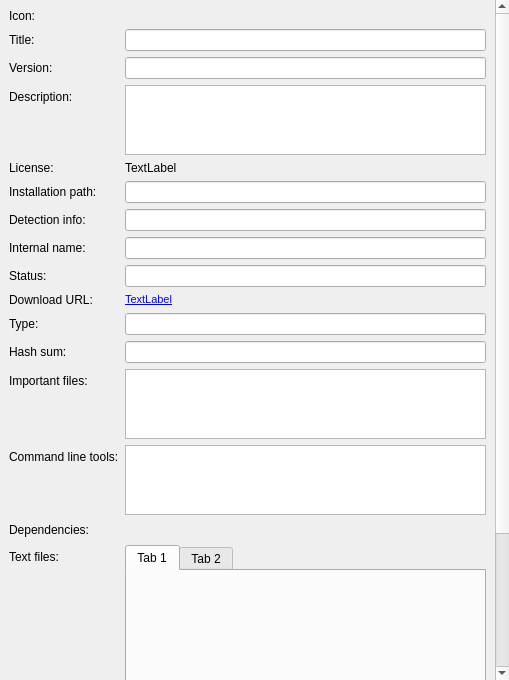
<?xml version="1.0" encoding="UTF-8"?>
<ui version="4.0">
 <class>PackageVersionForm</class>
 <widget class="QWidget" name="PackageVersionForm">
  <property name="geometry">
   <rect>
    <x>0</x>
    <y>0</y>
    <width>509</width>
    <height>680</height>
   </rect>
  </property>
  <property name="windowTitle">
   <string>Form</string>
  </property>
  <layout class="QVBoxLayout" name="verticalLayout">
   <property name="leftMargin">
    <number>0</number>
   </property>
   <property name="topMargin">
    <number>0</number>
   </property>
   <property name="rightMargin">
    <number>0</number>
   </property>
   <property name="bottomMargin">
    <number>0</number>
   </property>
   <item>
    <widget class="QScrollArea" name="scrollArea">
     <property name="frameShape">
      <enum>QFrame::NoFrame</enum>
     </property>
     <property name="widgetResizable">
      <bool>true</bool>
     </property>
     <widget class="QWidget" name="scrollAreaWidgetContents">
      <property name="geometry">
       <rect>
        <x>0</x>
        <y>0</y>
        <width>493</width>
        <height>820</height>
       </rect>
      </property>
      <layout class="QFormLayout" name="formLayout">
       <property name="fieldGrowthPolicy">
        <enum>QFormLayout::AllNonFixedFieldsGrow</enum>
       </property>
       <item row="0" column="0">
        <widget class="QLabel" name="label_6">
         <property name="text">
          <string>Icon:</string>
         </property>
        </widget>
       </item>
       <item row="0" column="1">
        <widget class="QLabel" name="labelIcon">
         <property name="text">
          <string/>
         </property>
        </widget>
       </item>
       <item row="1" column="0">
        <widget class="QLabel" name="label">
         <property name="text">
          <string>Title:</string>
         </property>
         <property name="buddy">
          <cstring>lineEditTitle</cstring>
         </property>
        </widget>
       </item>
       <item row="1" column="1">
        <widget class="QLineEdit" name="lineEditTitle">
         <property name="toolTip">
          <string>package title</string>
         </property>
         <property name="readOnly">
          <bool>true</bool>
         </property>
        </widget>
       </item>
       <item row="2" column="0">
        <widget class="QLabel" name="label_2">
         <property name="text">
          <string>Version:</string>
         </property>
         <property name="buddy">
          <cstring>lineEditVersion</cstring>
         </property>
        </widget>
       </item>
       <item row="2" column="1">
        <widget class="QLineEdit" name="lineEditVersion">
         <property name="toolTip">
          <string>version number</string>
         </property>
         <property name="readOnly">
          <bool>true</bool>
         </property>
        </widget>
       </item>
       <item row="3" column="0">
        <widget class="QLabel" name="label_5">
         <property name="text">
          <string>Description:</string>
         </property>
         <property name="buddy">
          <cstring>textEditDescription</cstring>
         </property>
        </widget>
       </item>
       <item row="3" column="1">
        <widget class="QTextEdit" name="textEditDescription">
         <property name="toolTip">
          <string>package description</string>
         </property>
         <property name="readOnly">
          <bool>true</bool>
         </property>
         <property name="textInteractionFlags">
          <set>Qt::TextSelectableByKeyboard|Qt::TextSelectableByMouse</set>
         </property>
        </widget>
       </item>
       <item row="4" column="0">
        <widget class="QLabel" name="label_4">
         <property name="text">
          <string>License:</string>
         </property>
        </widget>
       </item>
       <item row="4" column="1">
        <widget class="QLabel" name="labelLicense">
         <property name="focusPolicy">
          <enum>Qt::StrongFocus</enum>
         </property>
         <property name="toolTip">
          <string>license</string>
         </property>
         <property name="text">
          <string>TextLabel</string>
         </property>
         <property name="textInteractionFlags">
          <set>Qt::LinksAccessibleByKeyboard|Qt::LinksAccessibleByMouse|Qt::TextBrowserInteraction|Qt::TextSelectableByKeyboard|Qt::TextSelectableByMouse</set>
         </property>
        </widget>
       </item>
       <item row="5" column="0">
        <widget class="QLabel" name="label_13">
         <property name="text">
          <string>Installation path:</string>
         </property>
         <property name="buddy">
          <cstring>lineEditPath</cstring>
         </property>
        </widget>
       </item>
       <item row="5" column="1">
        <widget class="QLineEdit" name="lineEditPath">
         <property name="toolTip">
          <string>installation path on disk or empty if this package version is not installed</string>
         </property>
         <property name="readOnly">
          <bool>true</bool>
         </property>
        </widget>
       </item>
       <item row="6" column="0">
        <widget class="QLabel" name="label_15">
         <property name="text">
          <string>Detection info:</string>
         </property>
         <property name="buddy">
          <cstring>lineEditDetectionInfo</cstring>
         </property>
        </widget>
       </item>
       <item row="6" column="1">
        <widget class="QLineEdit" name="lineEditDetectionInfo">
         <property name="toolTip">
          <string>detection info or empty</string>
         </property>
         <property name="readOnly">
          <bool>true</bool>
         </property>
        </widget>
       </item>
       <item row="7" column="0">
        <widget class="QLabel" name="label_3">
         <property name="text">
          <string>Internal name:</string>
         </property>
         <property name="buddy">
          <cstring>lineEditInternalName</cstring>
         </property>
        </widget>
       </item>
       <item row="7" column="1">
        <widget class="QLineEdit" name="lineEditInternalName">
         <property name="toolTip">
          <string>internal package name</string>
         </property>
         <property name="readOnly">
          <bool>true</bool>
         </property>
        </widget>
       </item>
       <item row="8" column="0">
        <widget class="QLabel" name="label_7">
         <property name="text">
          <string>Status:</string>
         </property>
         <property name="buddy">
          <cstring>lineEditStatus</cstring>
         </property>
        </widget>
       </item>
       <item row="8" column="1">
        <widget class="QLineEdit" name="lineEditStatus">
         <property name="toolTip">
          <string>status of this package version</string>
         </property>
         <property name="readOnly">
          <bool>true</bool>
         </property>
        </widget>
       </item>
       <item row="10" column="0">
        <widget class="QLabel" name="label_8">
         <property name="text">
          <string>Download URL:</string>
         </property>
        </widget>
       </item>
       <item row="10" column="1">
        <widget class="QLabel" name="labelDownloadURL">
         <property name="focusPolicy">
          <enum>Qt::StrongFocus</enum>
         </property>
         <property name="toolTip">
          <string>direct download link for the package binary</string>
         </property>
         <property name="text">
          <string>&lt;!DOCTYPE HTML PUBLIC &quot;-//W3C//DTD HTML 4.0//EN&quot; &quot;http://www.w3.org/TR/REC-html40/strict.dtd&quot;&gt;
&lt;html&gt;&lt;head&gt;&lt;meta name=&quot;qrichtext&quot; content=&quot;1&quot; /&gt;&lt;style type=&quot;text/css&quot;&gt;
p, li { white-space: pre-wrap; }
&lt;/style&gt;&lt;/head&gt;&lt;body style=&quot; font-family:'MS Shell Dlg 2'; font-size:8.25pt; font-weight:400; font-style:normal;&quot;&gt;
&lt;p style=&quot; margin-top:0px; margin-bottom:0px; margin-left:0px; margin-right:0px; -qt-block-indent:0; text-indent:0px;&quot;&gt;&lt;a href=&quot;http://www.test.de&quot;&gt;&lt;span style=&quot; text-decoration: underline; color:#0000ff;&quot;&gt;TextLabel&lt;/span&gt;&lt;/a&gt;&lt;/p&gt;&lt;/body&gt;&lt;/html&gt;</string>
         </property>
         <property name="openExternalLinks">
          <bool>true</bool>
         </property>
         <property name="textInteractionFlags">
          <set>Qt::LinksAccessibleByKeyboard|Qt::LinksAccessibleByMouse|Qt::TextBrowserInteraction|Qt::TextSelectableByKeyboard|Qt::TextSelectableByMouse</set>
         </property>
        </widget>
       </item>
       <item row="11" column="0">
        <widget class="QLabel" name="label_10">
         <property name="text">
          <string>Type:</string>
         </property>
         <property name="buddy">
          <cstring>lineEditType</cstring>
         </property>
        </widget>
       </item>
       <item row="11" column="1">
        <widget class="QLineEdit" name="lineEditType">
         <property name="toolTip">
          <string>one-file or zip</string>
         </property>
         <property name="readOnly">
          <bool>true</bool>
         </property>
        </widget>
       </item>
       <item row="12" column="0">
        <widget class="QLabel" name="label_9">
         <property name="text">
          <string>Hash sum:</string>
         </property>
         <property name="buddy">
          <cstring>lineEditSHA1</cstring>
         </property>
        </widget>
       </item>
       <item row="12" column="1">
        <widget class="QLineEdit" name="lineEditSHA1">
         <property name="toolTip">
          <string>cryptographic hash sum of the binary (either SHA-1 or SHA-256)</string>
         </property>
         <property name="readOnly">
          <bool>true</bool>
         </property>
        </widget>
       </item>
       <item row="13" column="0">
        <widget class="QLabel" name="label_11">
         <property name="text">
          <string>Important files:</string>
         </property>
         <property name="buddy">
          <cstring>textEditImportantFiles</cstring>
         </property>
        </widget>
       </item>
       <item row="13" column="1">
        <widget class="QTextEdit" name="textEditImportantFiles">
         <property name="toolTip">
          <string>an entry in the start menu will be created for each important file mentioned here</string>
         </property>
         <property name="readOnly">
          <bool>true</bool>
         </property>
         <property name="textInteractionFlags">
          <set>Qt::TextSelectableByKeyboard|Qt::TextSelectableByMouse</set>
         </property>
        </widget>
       </item>
       <item row="15" column="0">
        <widget class="QLabel" name="label_12">
         <property name="text">
          <string>Dependencies:</string>
         </property>
        </widget>
       </item>
       <item row="17" column="0">
        <widget class="QLabel" name="label_14">
         <property name="text">
          <string>Text files:</string>
         </property>
         <property name="buddy">
          <cstring>tabWidgetTextFiles</cstring>
         </property>
        </widget>
       </item>
       <item row="17" column="1">
        <widget class="QTabWidget" name="tabWidgetTextFiles">
         <property name="minimumSize">
          <size>
           <width>0</width>
           <height>300</height>
          </size>
         </property>
         <property name="toolTip">
          <string>text files with their contents that will be created in the package directory additionally to the files provided by the downloaded binary</string>
         </property>
         <property name="currentIndex">
          <number>0</number>
         </property>
         <widget class="QWidget" name="tab">
          <attribute name="title">
           <string>Tab 1</string>
          </attribute>
         </widget>
         <widget class="QWidget" name="tab_2">
          <attribute name="title">
           <string>Tab 2</string>
          </attribute>
         </widget>
        </widget>
       </item>
       <item row="15" column="1">
        <widget class="QFrame" name="frameDependencies">
         <property name="frameShape">
          <enum>QFrame::NoFrame</enum>
         </property>
         <property name="frameShadow">
          <enum>QFrame::Plain</enum>
         </property>
         <layout class="QVBoxLayout" name="verticalLayout_2"/>
        </widget>
       </item>
       <item row="14" column="0">
        <widget class="QLabel" name="label_16">
         <property name="text">
          <string>Command line tools:</string>
         </property>
         <property name="buddy">
          <cstring>textEditCmdFiles</cstring>
         </property>
        </widget>
       </item>
       <item row="14" column="1">
        <widget class="QTextEdit" name="textEditCmdFiles">
         <property name="toolTip">
          <string>an entry in the directory %allusersprofile%NpackdCommands will be created for each command line tool mentioned here</string>
         </property>
        </widget>
       </item>
      </layout>
     </widget>
    </widget>
   </item>
  </layout>
 </widget>
 <tabstops>
  <tabstop>scrollArea</tabstop>
  <tabstop>lineEditTitle</tabstop>
  <tabstop>lineEditVersion</tabstop>
  <tabstop>textEditDescription</tabstop>
  <tabstop>labelLicense</tabstop>
  <tabstop>lineEditPath</tabstop>
  <tabstop>lineEditDetectionInfo</tabstop>
  <tabstop>lineEditInternalName</tabstop>
  <tabstop>lineEditStatus</tabstop>
  <tabstop>labelDownloadURL</tabstop>
  <tabstop>lineEditType</tabstop>
  <tabstop>lineEditSHA1</tabstop>
  <tabstop>textEditImportantFiles</tabstop>
  <tabstop>tabWidgetTextFiles</tabstop>
 </tabstops>
 <resources/>
 <connections/>
</ui>
